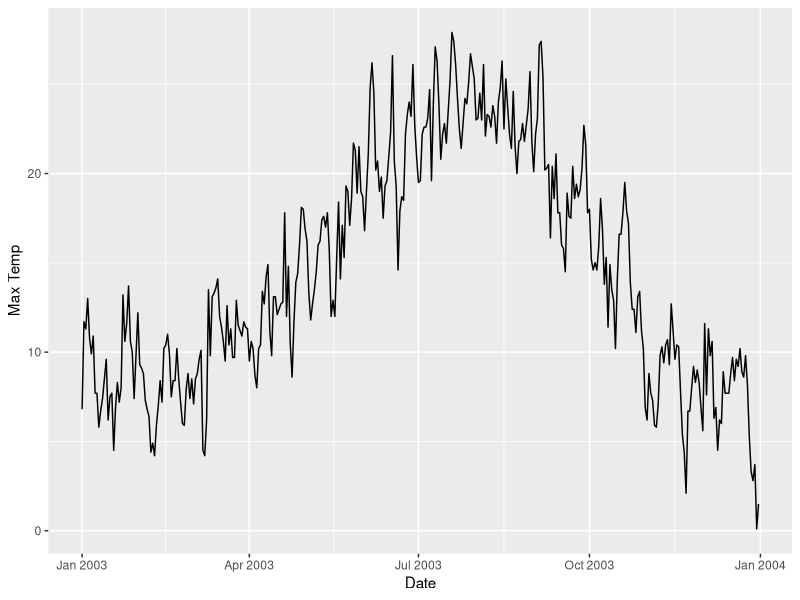

The R script that drew this image: (Note: this script raises an error after producing the figure.)
## ---- chunk 1
knitr::opts_chunk$set(echo = TRUE,warning=FALSE,message=FALSE)
## ---- chunk 2
library(tidyverse)
library(forcats)
library(lubridate)
yvr <- read_csv("weatherYVR.csv")
yvr
## ---- chunk 3
yvr <- yvr %>% 
  mutate('Date/Time'= ymd(`Date/Time`)) %>% 
  rename('Date'='Date/Time')
yvr
## ---- chunk 4
ggplot(yvr,aes(x=`Date`,y=`Max Temp`)) + geom_line()
## ---- chunk 5
yvr <- yvr %>% 
  mutate('Month' = month(Month, label=TRUE))

yvr$Month <- factor(yvr$Month)

yvr
## ---- chunk 6
yvr %>% 
  summarize(mean = weighted.mean('Max Temp',Month,na.rm=TRUE)) %>%
  ggplot(aes(x=`Month`,y=mean)) + geom_point()
